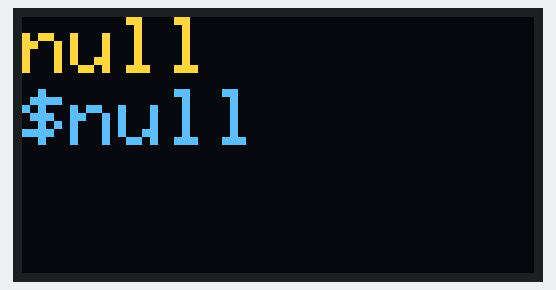
Bench run of a sketch on a simulated ESP8266 (NodeMCU). Parts: 128×64 one-colour display. The OLED is the two-colour kind (top 16 rows yellow); WiFi joins after 1.5 s; servers stay silent unless stated; uploads are accepted with an empty reply; what the sketch prints to the serial monitor is not drawn.

Above: at 1.8 s.

The sketch:

BitcoinPrice.ino
```cpp
#include <ESP8266WiFi.h>
#include <ESP8266HTTPClient.h>
#include <WiFiManager.h>
#include <WiFiClientSecureBearSSL.h>
#include <ArduinoJson.h>
#include <Wire.h>
#include <Adafruit_GFX.h>
#include <Adafruit_SSD1306.h>

Adafruit_SSD1306 display = Adafruit_SSD1306(128, 64, &Wire);

void setup() {
  Serial.begin(115200);
  WiFiManager wifiManager;
  wifiManager.autoConnect("LGFridge");
  display.begin(SSD1306_SWITCHCAPVCC, 0x3C);
}

void loop() {
  std::unique_ptr<BearSSL::WiFiClientSecure> client (new BearSSL::WiFiClientSecure);

  client->setInsecure();
  HTTPClient https;

  if (https.begin(*client, "https://api.bitso.com/v3/ticker/?book=btc_usd")) {
    int httpCode = https.GET();

    if (httpCode > 0) {
      if (httpCode == HTTP_CODE_OK || httpCode == HTTP_CODE_MOVED_PERMANENTLY) {
        String payload = https.getString();

        const size_t capacity = 2 * JSON_ARRAY_SIZE(1) + JSON_ARRAY_SIZE(2) + 6 * JSON_OBJECT_SIZE(1) + 3 * JSON_OBJECT_SIZE(2) + 2 * JSON_OBJECT_SIZE(4) + 2 * JSON_OBJECT_SIZE(5) + 4 * JSON_OBJECT_SIZE(8) + 550;
        DynamicJsonDocument doc(capacity);

        DeserializationError error = deserializeJson(doc, payload);
        JsonObject obj = doc.as<JsonObject>();

        String book = obj["payload"]["book"];
        String last = obj["payload"]["last"];

        Serial.println(book + " Price: $" + last);
        showDataDisplay(book, last);

      }
    } else {
      Serial.printf("GET... failed, error: %s\n", https.errorToString(httpCode).c_str());
    }

    https.end();
  } else {
    Serial.printf("Unable to connect\n");
  }

  delay(5000);

}

void showDataDisplay(String book, String price)
{
  display.clearDisplay();
  display.setTextSize(2);
  display.setTextColor(SSD1306_WHITE);
  display.setCursor(0, 0);
  display.println(book);
  display.setTextSize(2);
  display.setCursor(0, 18);
  display.println("$" + price);
  display.display();
}
```
